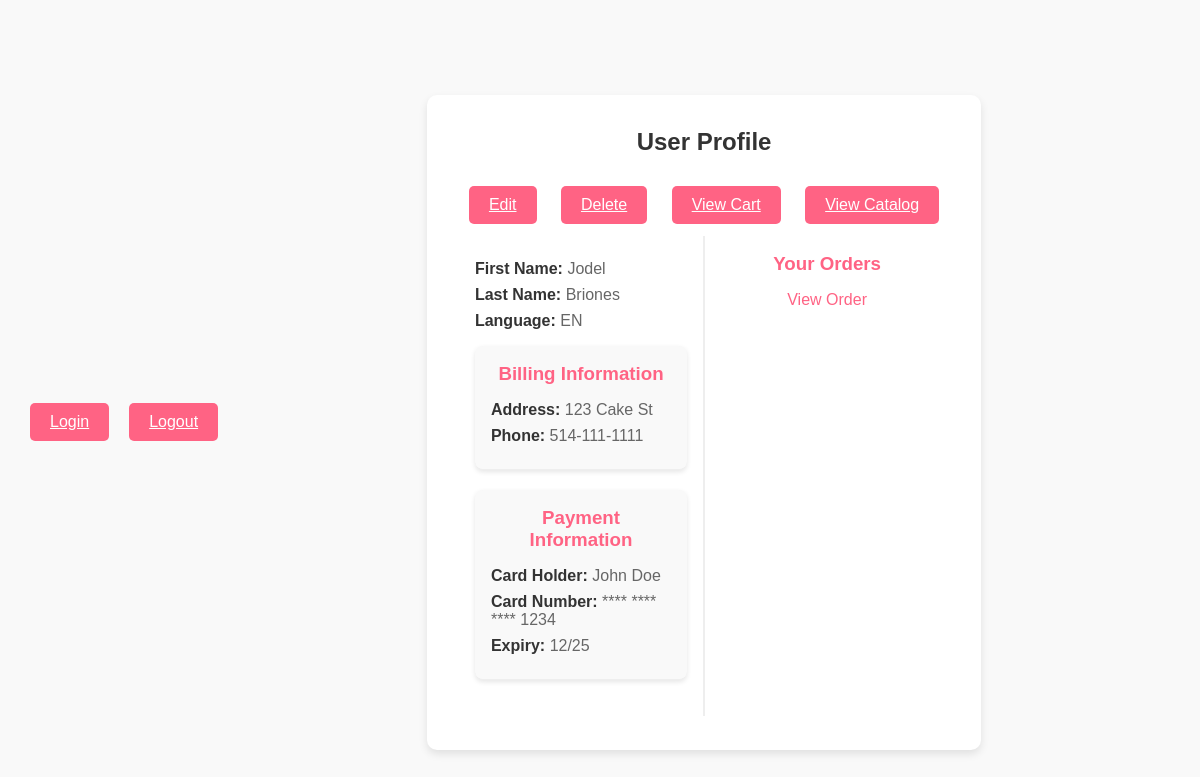
Page /Profile/index (signed in) on the committed database.
### tables this page shows
CREATE TABLE `profile` (
  `profile_id` int(11) NOT NULL,
  `user_id` int(11) NOT NULL,
  `first_name` varchar(50) NOT NULL,
  `last_name` varchar(50) NOT NULL,
  `address` varchar(80) NOT NULL,
  `phone_number` varchar(12) NOT NULL,
  `language_preference` enum('EN','FR') NOT NULL
);

### app/core/Controller.php (called while the page is built, shortened)
<?php
class Controller{
	function view($name, $data=null){
		include('app/views/' . $name . '.php');
	}
}

### app/controllers/Profile.php (called while the page is built, shortened)
<?php
class Profile extends \app\core\Controller{
	#[\app\filters\HasProfile]
	public function index(){
		$profile = new \app\models\Profile();
		$profile = $profile->getForUser($_SESSION['user_id']);
		$this->view('Profile/index',$profile);
	}
}

### app/core/App.php (called while the page is built, shortened)
<?php
class App{
    private $routes = [];
    public function addRoute($url,$handler){
        $url = preg_replace('/{([^\/]+)}/', '(?<$1>[^\/]+)', $url);
        $this->routes[$url] = $handler;
    }
    public function resolve($url){
        $matches = [];
        foreach ($this->routes as $routePattern => $controllerMethod) {
            if(preg_match("#^$routePattern$#", $url, $matches)){
                $namedParams = array_filter($matches,
                    function($key) {
                        return !is_numeric($key);
                    }
                    , ARRAY_FILTER_USE_KEY);
                return [$controllerMethod, $namedParams];
            }
        }
        return false;
    }
    function __construct(){
        $url = $_GET['url'];
        [$controllerMethod, $namedParams] = $this->resolve($url);
        [$controller,$method] = explode(',', $controllerMethod);
        $controllerInstance = new $controller();
        call_user_func_array([$controllerInstance, $method], $namedParams);
    }
}

### index.php (called while the page is built, shortened)
<?php
new App();

### app/models/Profile.php (called while the page is built, shortened)
<?php
class Profile extends \app\core\Model{
	public function getForUser($user_id){
		$SQL = 'SELECT * FROM profile WHERE user_id = :user_id';
		$STMT = self::$_conn->prepare($SQL);
		$STMT->execute(
			['user_id'=>$user_id]
		);
		$STMT->setFetchMode(PDO::FETCH_CLASS,'app\models\profile');
		return $STMT->fetch();
	}
}

### app/views/Profile/index.php (the view, shortened to what this page needs)
<html lang="en">
<head>
    <link rel="stylesheet" href="\css\base.css">
    <link rel="stylesheet" href="\css\profile.css">
    <link rel="stylesheet" href="\css\product.css">
</head>
<body>
    <a href="/User/login" class="add-to-cart-btn">Login</a>
    <a href="/User/logout" class="add-to-cart-btn">Logout</a>
    <div class="profile-container">
        <h2>User Profile</h2>
        <a href="/Profile/edit" class="add-to-cart-btn">Edit</a>
        <a href="/Profile/delete" class="add-to-cart-btn">Delete</a>
        <a href="/Cart/index" class="add-to-cart-btn">View Cart</a>
        <a href="/Cake/catalog" class="add-to-cart-btn">View Catalog</a>
        <div class="profile-flex">
            <div class="profile-sidebar">
                <div class="profile-info">
                    <p><strong>First Name:</strong> <?= $data->first_name ?></p>
                    <p><strong>Last Name:</strong> <?= $data->last_name ?></p>
                    <p><strong>Language:</strong> <?= $data->language_preference ?></p>
                    <section class="billing-info">
                        <h3>Billing Information</h3>
                        <p><strong>Address:</strong> <?= $data->address ?></p>
                        <p><strong>Phone:</strong> <?= $data->phone_number ?></p>
                    </section>
                    <section class="payment-info">
                        <h3>Payment Information</h3>
                        <p><strong>Card Holder:</strong> John Doe</p>
                        <p><strong>Card Number:</strong> **** **** **** 1234</p>
                        <p><strong>Expiry:</strong> 12/25</p>
                    </section>
                </div>
            </div>
            <div class="profile-main">
                <section class="profile-orders">
                    <h3>Your Orders</h3>
                    <ul class="order-list">
                        <a href='/Order/order_list/<?php echo $data->user_id;?>'>View Order</a>
                    </ul>
                </section>
            </div>
        </div>
    </div>
</body>
</html>

### css/base.css (style rules this page uses)
* { margin: 1px 0px; }
body, h1, h2, h3, p, form, input, button, a { font-family: 'Arial', sans-serif; }
body { font-family: 'Arial', sans-serif; background-color: #f9f9f9; display: flex; justify-content: center; align-items: center; padding: 20px; height: 100vh; }
h2 { margin-bottom: 20px; color: #333; }
.cart-item, .order, .billing-info, .payment-info { margin-bottom: 20px; border-bottom: 1px solid #eee; padding-bottom: 20px; }

### css/profile.css (style rules this page uses)
.profile-container { text-align: center; max-width: 960px; margin: auto; background-color: #fff; padding: 2rem; border-radius: 10px; box-shadow: 0px 4px 8px rgba(0, 0, 0, 0.1); }
.profile-flex { display: flex; justify-content: space-between; }
.profile-sidebar, .profile-main { flex: 1; padding: 1rem; }
.profile-sidebar { border-right: 2px solid #eee; }
.profile-info p, .billing-info p, .payment-info p { margin: 0.5rem 0; font-size: 1rem; text-align: left; color: #666; }
.profile-info p strong, .billing-info p strong, .payment-info p strong { color: #333; }
h3 { color: #ff6384; margin-bottom: 1rem; }
.profile-orders ul, .profile-promotions .promotion { list-style: none; padding: 0; }
.profile-orders a, .profile-promotions a { text-decoration: none; color: #ff6384; }
.billing-info, .payment-info { background: #f9f9f9; padding: 1rem; border-radius: 8px; box-shadow: 0 2px 5px rgba(0, 0, 0, 0.1); margin-top: 1rem; }

### css/product.css (style rules this page uses)
.add-to-cart-btn { padding: 10px 20px; margin: 10px; background-color: #ff6384; color: white; border: none; border-radius: 5px; cursor: pointer; font-size: 16px; display: inline-block; }

### rows in the picture
profile: first_name "Jodel", last_name "Briones", language_preference "EN", address "123 Cake St", phone_number "514-111-1111"
